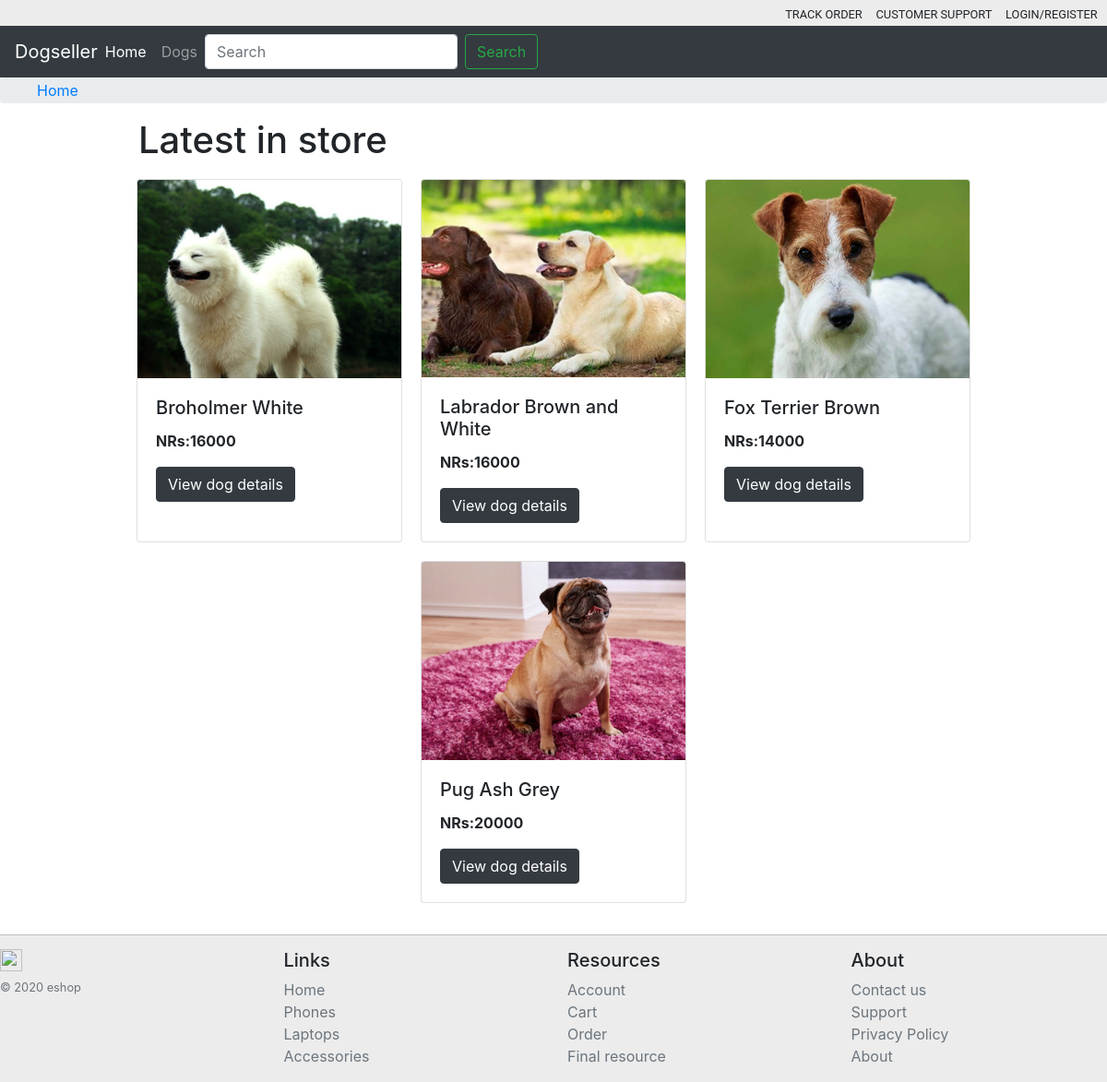
The app's page /, older data.
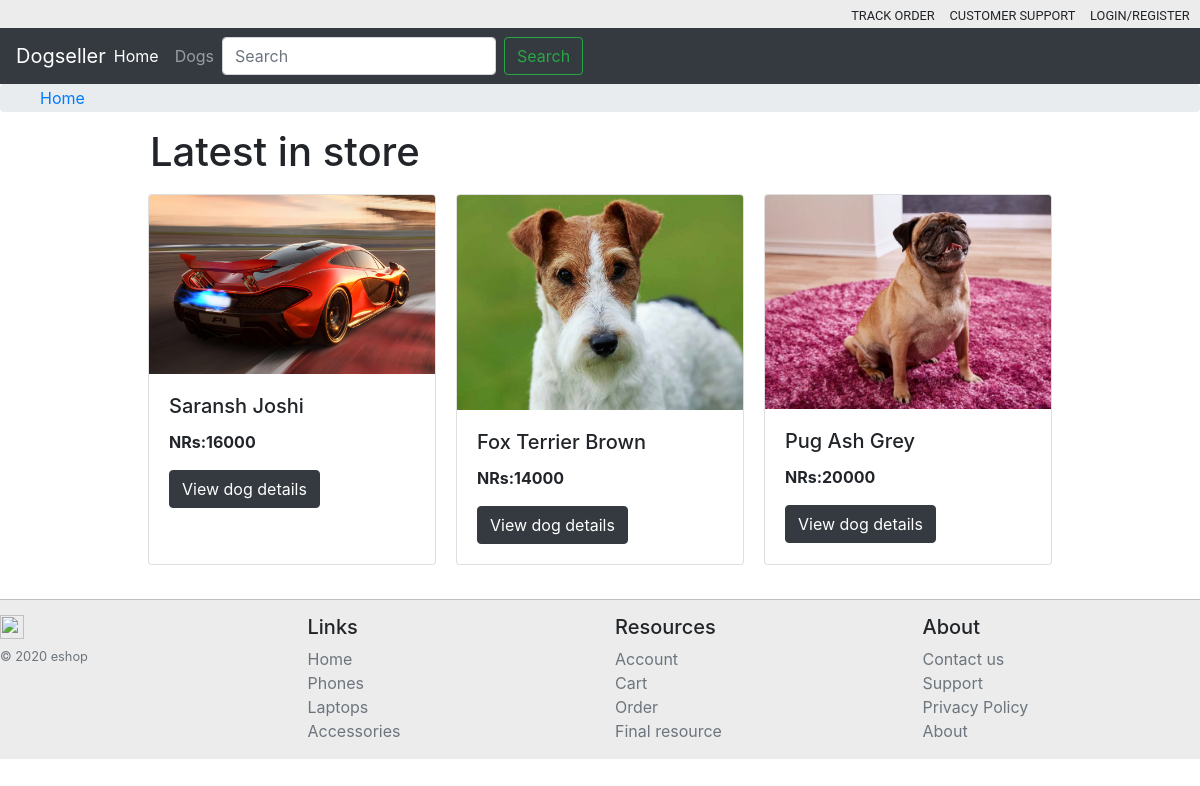
The same page, newer data.
### viewDogs/models.py (models this page shows, shortened)
class Dogs(models.Model):
    name = models.CharField(max_length= 255)
    price = models.IntegerField()
    stockNo = models.IntegerField()
    image = models.ImageField(upload_to='media/images/')
    breed = models.CharField(max_length=255)
    weight = models.IntegerField()
    description = models.CharField(max_length= 255)

### viewDogs/views.py (the view)
# urls.py: path('', homepage),
def homepage(request):
    ourdogs = Dogs.objects.all()
    params = {'dogs':ourdogs}
    return render(request,'viewDogs/home.html',params)

### viewDogs/Templates/viewDogs/home.html (shortened to what this page needs)
{% extends 'viewDogs/base.html' %}
{% block main-page %}
<h1 style="margin-left: 150px;">Latest in store</h1>
<div class="viewproduct">
    {% for dog in dogs %}
    <div class="card" style="width: 18rem; margin: 10px;">
        <img src="{{dog.image.url}}" class="card-img-top" alt="...">
        <div class="card-body">
            <h5 class="card-title">{{dog.name}}</h5>
            <p class="card-text"><b>NRs:{{dog.price}}</b></b>
            </p>
            <a href="view/{{dog.id}}" class="btn btn-dark">View dog details</a>
        </div>
    </div>
    {% empty %} There are no products availble. {% endfor %}
</div>
<br>
{% endblock %}

Row changes from the older to the newer data that the page shows:
removed Dogs: image (picture), name "Broholmer White", price "16000"
changed Dogs: image: a different picture; name "Labrador Brown and White" → "Saransh Joshi"
